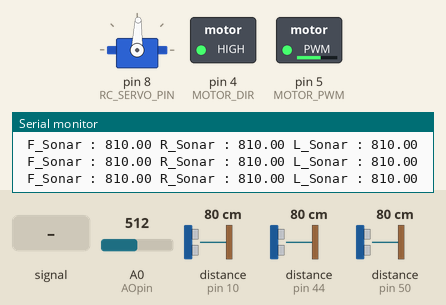
The sketch below on a simulated Arduino Uno, built with avr-gcc and run on an emulated ATmega328P. On the bench: servo, switched loads named in the sketch (green lamp = pin HIGH), the last lines printed to the serial monitor. Inputs (shaded band) come from the test bench; at power-on: A0 (AOpin) = 512, distance to the obstacle (sensors on pin 10, pin 44, pin 50) 80 cm. Pins used as bus, display or sensor lines are not drawn.

Above: at 1.2 s.
1.3 s: A0 (AOpin) fed a 200 Hz sine of ±460 counts around its level
At 1.46 s:
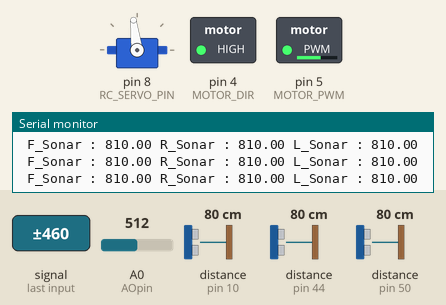
4.3 s: A0 (AOpin) set to 50
5.8 s: distance to the obstacle (sensor on pin 10) set to 2 cm
At 6.4 s:
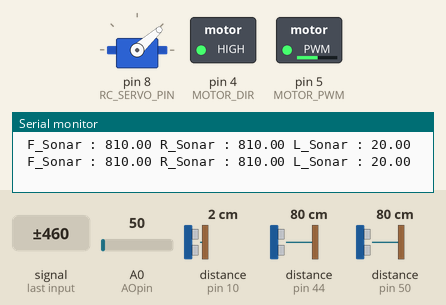
Timing chart, 0 to 8.8 s (numbered marks = the images above; inputs shaded):
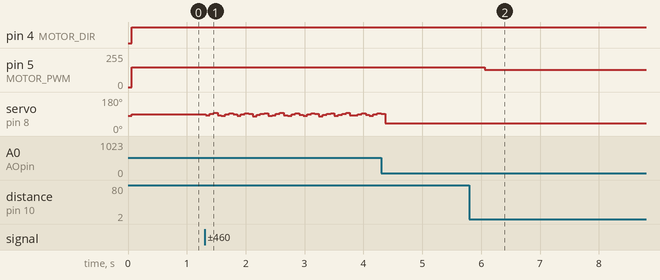

The sketch:

mission_flag_2.ino
```cpp
////////////////////////////////////////////////////////////////////////////////////////////////////////////////////////////
#include <Servo.h>
#define RC_SERVO_PIN 8 // 나는 8번이야
#define NEURAL_ANGLE 82 //82 직선으로 간다
#define LEFT_STEER_ANGLE -40  //서보의 방향에 따라 -또는 +가 될 수 있다.
#define RIGHT_STEER_ANGLE 40
int mission_flag = 0;
Servo Steeringservo;
int steer_angle = NEURAL_ANGLE;  //초기값은 NEURAL_ANGLE으로

void steering_control(int steer_angle)

{
  if(steer_angle <= LEFT_STEER_ANGLE+ NEURAL_ANGLE)  steer_angle  = LEFT_STEER_ANGLE+ NEURAL_ANGLE;
  if(steer_angle >= RIGHT_STEER_ANGLE+ NEURAL_ANGLE)  steer_angle =  RIGHT_STEER_ANGLE+ NEURAL_ANGLE;
  Steeringservo.write(steer_angle);
}

////////////Sensor///////////////////////////////////////////////////////////////////////////
#include <NewPing.h>
#define SONAR_NUM 3
#define MAX_DISTANCE 250 //cm
#define DEBUG 1 //1하면 출력을 할 것이다.

#define MAX_DISTANCE 250
float R_Sonar_Distance = 0.0;
float R_Sonar_Distance_old = 0.0;
float R_Sonar_Error = 0.0;
float L_Sonar_Distance = 0.0;
float L_Sonar_Distance_old = 0.0;
float L_Sonar_Error = 0.0;
float F_Sonar_Distance = 0.0;
float F_Sonar_Distance_old = 0.0;
float F_Sonar_Error = 0.0;

float UlteasonicSeneorData[SONAR_NUM];

NewPing sonar[SONAR_NUM] ={
  NewPing(48, 50, MAX_DISTANCE), //앞
  NewPing(42, 44, MAX_DISTANCE),// 오른쪽
  NewPing(9, 10, MAX_DISTANCE) // 왼쪽
  };


void read_sonar_sensor(void)
{

   F_Sonar_Distance = sonar[0].ping_cm() * 10;
   R_Sonar_Distance = sonar[1].ping_cm() * 10;
   L_Sonar_Distance = sonar[2].ping_cm() * 10;

   if(F_Sonar_Distance == 0) F_Sonar_Distance = MAX_DISTANCE *10.0;
   if(R_Sonar_Distance == 0) R_Sonar_Distance = MAX_DISTANCE *10.0;
    if(L_Sonar_Distance == 0) L_Sonar_Distance = MAX_DISTANCE *10.0;

}

void serial_com(void)
{
  if(DEBUG != 1)
  {
      return;
  }

  Serial.print("F_Sonar : ");
  Serial.print(F_Sonar_Distance);   //1인 경우에는 다음과 같이 sonar 값을 출략한다.
  Serial.print(" ");

  Serial.print("R_Sonar : ");
  Serial.print(R_Sonar_Distance);
  Serial.print(" ");

  Serial.print("L_Sonar : ");
  Serial.println(L_Sonar_Distance);   //1인 경우에는 다음과 같이 sonar 값을 출략한다.
  Serial.print(" ");

}

void update_sonar_old(void){ //초음파 센서의 옛날값 저장
    R_Sonar_Distance_old = R_Sonar_Distance;
    L_Sonar_Distance_old = L_Sonar_Distance;
    F_Sonar_Distance_old = F_Sonar_Distance;
  }

void update_sonar_error(void){ //초음파 센서의 옛날값과 현재값의 차이 저장
    R_Sonar_Error = R_Sonar_Distance - R_Sonar_Distance_old;
    L_Sonar_Error = L_Sonar_Distance - L_Sonar_Distance_old;
    F_Sonar_Error = F_Sonar_Distance - F_Sonar_Distance_old;
  }

////////////////////////////////////////////////////////////////////////////////////////////////////////////////////////////

#define AOpin  A0     // Analog output - yellow
#define SIpin  11     // Start Integration - orange
#define CLKpin 12    // Clock - red

#define NPIXELS 128  // No. of pixels in array

byte Pixel[NPIXELS]; // Field for measured values <0-255>

int LineSensor_Data[NPIXELS];           // line sensor data(original)
int LineSensor_Data_Adaption[NPIXELS];  // line sensor data(modified)
int MAX_LineSensor_Data[NPIXELS];       // Max value of sensor
int MIN_LineSensor_Data[NPIXELS];       // Min value of sensor
int flag_line_adapation;          // flag to check line sensor adpation

#define cbi(sfr, bit) (_SFR_BYTE(sfr) &= ~_BV(bit))
#define sbi(sfr, bit) (_SFR_BYTE(sfr) |= _BV(bit))

void line_adaptation(void)
{
  int i;
  for (i = 0; i < NPIXELS; i++)
  {
    if (LineSensor_Data[i] >= MAX_LineSensor_Data[i])  MAX_LineSensor_Data[i] = LineSensor_Data[i];
    if (LineSensor_Data[i] <= MIN_LineSensor_Data[i])  MIN_LineSensor_Data[i] = LineSensor_Data[i];
  }
}

void read_line_sensor(void)
{
  int i;

  delayMicroseconds (1);  /* Integration time in microseconds */
  delay(10);              /* Integration time in miliseconds  */


  digitalWrite (CLKpin, LOW);
  digitalWrite (SIpin, HIGH);
  digitalWrite (CLKpin, HIGH);
  digitalWrite (SIpin, LOW);

  delayMicroseconds (1);

  for (i = 0; i < NPIXELS; i++) {
    Pixel[i] = analogRead (AOpin) / 4 ; // 8-bit is enough
    digitalWrite (CLKpin, LOW);
    delayMicroseconds (1);
    digitalWrite (CLKpin, HIGH);
  }

  for (i = 0; i < NPIXELS; i++)
  {
    LineSensor_Data_Adaption[i] = map(Pixel[i], MIN_LineSensor_Data[i], MAX_LineSensor_Data[i], 0, 256);
  }

}


//  misson_flag=0;
/////////////////////////////이진화 할 함수/////////////////////////////////////////////////////////////////////////////////
#define threshold_value 60
#define camera_pixel_offset 5
void threshold(void)
{
  int i;

  for (i = 0; i < NPIXELS; i++)
  {
    if ((byte)Pixel[i] >= threshold_value) LineSensor_Data_Adaption[i] = 255;
    else LineSensor_Data_Adaption[i] = 0;
    //Serial.print(LineSensor_Data_Adaption[i]);
    //Serial.print(" ");
  }
  //Serial.println("  ");
}

/////////////////////////////무게중심 함수/////////////////////////////////////////////////////////////////////////////////
void steering_by_camera(void)
{
  int i;
  long sum = 0;
  long x_sum = 0;
  int steer_data = 0;

  for (i = 0; i < NPIXELS; i++)
  {
    sum += LineSensor_Data_Adaption[i];
    x_sum += LineSensor_Data_Adaption[i] * i;
  }
  steer_data = x_sum/sum;
  steering_control((steer_data - NPIXELS/2 + camera_pixel_offset)*1.5 + NEURAL_ANGLE ); //내가 원하는 고정치에서 핸들을 많이 꺽겠다면 1.3 곱하기 값을 올려줘
  //Serial.println(steer_data - NPIXELS/2 + camera_pixel_offset);

}

//////////////////////////// motrol Control////////////////////////////////////////////////////////////////////////
#define MOTOR_DIR 4
#define MOTOR_PWM 5

int Motor_Speed = 0;
#define NORMAL_SPEED 100
#define SLOW_SPEED 70

void motor_control(int direction, int speed)
{
  digitalWrite(MOTOR_DIR, 1-direction); //digitalWrite(NOTOR_DIR, 0);
  analogWrite(MOTOR_PWM, speed);
}


////////////////////////////////////////////////////////////////////////////////////////////////////////////////////////////////
void setup() {

  pinMode(MOTOR_DIR, OUTPUT);
  pinMode(MOTOR_PWM, OUTPUT);

  Steeringservo.attach(RC_SERVO_PIN);  // 8번 핀을 서보로 사용하겠다.
  Steeringservo.write(NEURAL_ANGLE);  //초기는 90도 중립을, 0~90도로 움직인다.


  int i;
  for (i = 0; i < NPIXELS; i++)
  {
    LineSensor_Data[i] = 0;
    LineSensor_Data_Adaption[i] = 0;
    MAX_LineSensor_Data[i] = 1023; //0;
    MIN_LineSensor_Data[i] = 0; //1023;
  }

  pinMode(SIpin, OUTPUT);
  pinMode(CLKpin, OUTPUT);
  pinMode (AOpin, INPUT);

  digitalWrite(SIpin, LOW);   // IDLE state
  digitalWrite(CLKpin, LOW);  // IDLE state

#if FASTADC
  // set prescale to 16
  sbi(ADCSRA, ADPS2);
  cbi(ADCSRA, ADPS1);
  cbi(ADCSRA, ADPS0);
#endif

  flag_line_adapation = 0;

  Serial.begin(115200);

}


///turn_right_90//////////////////////////////////////////////////////////////////////////////////////
int a=0;


void turn_right_90(void){

  int min_Distance = 0;

  if(F_Sonar_Distance <= 650)
  {
    steering_control(172);
    min_Distance = F_Sonar_Distance;
    motor_control(0,150);
    delay(200);  //0.5초

    while(1){

      read_sonar_sensor();
      motor_control(0, 150);

      if(L_Sonar_Distance <= min_Distance-50)  //+5  30  40// -60
      {  motor_control(0,150);
         delay(80+a);
         mission_flag++;
         break;
      }
    }
  }
}
////////////////////////////////////////////////////////////////////////////////////////////
void read_line(){
  line_adaptation();
  read_line_sensor();
  threshold(); //255가 라인이 추출되는 곳이다.
  steering_by_camera();//Serial.print되는 곳
}
////////////////////////////////////////////////////////////////////////////////
int count;


void loop() {

  read_sonar_sensor();
  update_sonar_error();

  if(mission_flag == 0)
  {
    read_sonar_sensor();
    read_line();
    motor_control(0, 150);

    serial_com();

    if(L_Sonar_Distance + R_Sonar_Distance <=1200)
      {
        count++;
      }
      else
         count == 0;

      if(count >= 4){

        //motor_control(0, 80);
        mission_flag = 1;
      }

  }

  if(mission_flag == 1)
  {
    read_sonar_sensor();
    update_sonar_error();
    motor_control(0, 130);

   if(R_Sonar_Distance >= 1500)
   {
       motor_control(0, 130);
       turn_right_90();
   }
  }

  if(mission_flag == 2)
  {
    if(L_Sonar_Distance > R_Sonar_Distance)
      {
        steering_control(68); //61
        motor_control(0,120); //좌측으로 붙기
      }
      else if(L_Sonar_Distance < R_Sonar_Distance && L_Sonar_Distance!=0 &&  R_Sonar_Distance !=0)
      {
        steering_control(93);
        motor_control(0,120); //우측으로 붙기
      }
      else if(L_Sonar_Distance == R_Sonar_Distance)
      {
        //line_following();
        motor_control(0,150);

      }
  }

}
```

Measured:
- after the input at 5.8 s, pin 5 (MOTOR_PWM): 150/255 → 130/255 after 0.26 s
